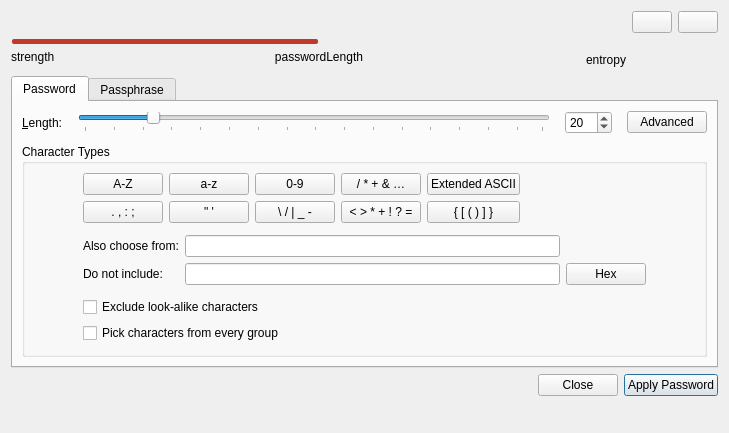
<?xml version="1.0" encoding="UTF-8"?>
<ui version="4.0">
 <class>PasswordGeneratorWidget</class>
 <widget class="QWidget" name="PasswordGeneratorWidget">
  <property name="geometry">
   <rect>
    <x>0</x>
    <y>0</y>
    <width>729</width>
    <height>433</height>
   </rect>
  </property>
  <property name="windowTitle">
   <string>Generate Password</string>
  </property>
  <layout class="QVBoxLayout" name="verticalLayout_2" stretch="0,0,0,0">
   <item>
    <layout class="QGridLayout" name="passwordFieldLayout">
     <item row="2" column="0">
      <layout class="QHBoxLayout" name="passwordStrengthTextLayout">
       <item>
        <widget class="QLabel" name="strengthLabel">
         <property name="minimumSize">
          <size>
           <width>70</width>
           <height>0</height>
          </size>
         </property>
         <property name="maximumSize">
          <size>
           <width>16777215</width>
           <height>30</height>
          </size>
         </property>
         <property name="text">
          <string comment="Password strength">strength</string>
         </property>
         <property name="textFormat">
          <enum>Qt::PlainText</enum>
         </property>
         <property name="alignment">
          <set>Qt::AlignLeading|Qt::AlignLeft|Qt::AlignTop</set>
         </property>
         <property name="margin">
          <number>3</number>
         </property>
        </widget>
       </item>
       <item>
        <spacer name="horizontalSpacer_2">
         <property name="orientation">
          <enum>Qt::Horizontal</enum>
         </property>
         <property name="sizeHint" stdset="0">
          <size>
           <width>40</width>
           <height>20</height>
          </size>
         </property>
        </spacer>
       </item>
       <item>
        <widget class="QLabel" name="passwordLengthLabel">
         <property name="sizePolicy">
          <sizepolicy hsizetype="Preferred" vsizetype="Fixed">
           <horstretch>0</horstretch>
           <verstretch>0</verstretch>
          </sizepolicy>
         </property>
         <property name="minimumSize">
          <size>
           <width>70</width>
           <height>0</height>
          </size>
         </property>
         <property name="maximumSize">
          <size>
           <width>16777215</width>
           <height>30</height>
          </size>
         </property>
         <property name="text">
          <string>passwordLength</string>
         </property>
         <property name="alignment">
          <set>Qt::AlignRight|Qt::AlignTop|Qt::AlignTrailing</set>
         </property>
         <property name="margin">
          <number>3</number>
         </property>
        </widget>
       </item>
       <item>
        <spacer name="horizontalSpacer_6">
         <property name="orientation">
          <enum>Qt::Horizontal</enum>
         </property>
         <property name="sizeHint" stdset="0">
          <size>
           <width>40</width>
           <height>20</height>
          </size>
         </property>
        </spacer>
       </item>
       <item>
        <widget class="QLabel" name="entropyLabel">
         <property name="sizePolicy">
          <sizepolicy hsizetype="Preferred" vsizetype="Fixed">
           <horstretch>0</horstretch>
           <verstretch>0</verstretch>
          </sizepolicy>
         </property>
         <property name="minimumSize">
          <size>
           <width>70</width>
           <height>0</height>
          </size>
         </property>
         <property name="text">
          <string>entropy</string>
         </property>
         <property name="alignment">
          <set>Qt::AlignRight|Qt::AlignTop|Qt::AlignTrailing</set>
         </property>
         <property name="margin">
          <number>3</number>
         </property>
        </widget>
       </item>
      </layout>
     </item>
     <item row="0" column="0">
      <widget class="PasswordWidget" name="editNewPassword" native="true">
       <property name="sizePolicy">
        <sizepolicy hsizetype="Preferred" vsizetype="Preferred">
         <horstretch>0</horstretch>
         <verstretch>0</verstretch>
        </sizepolicy>
       </property>
       <property name="minimumSize">
        <size>
         <width>450</width>
         <height>0</height>
        </size>
       </property>
       <property name="focusPolicy">
        <enum>Qt::StrongFocus</enum>
       </property>
       <property name="accessibleName">
        <string>Generated password</string>
       </property>
      </widget>
     </item>
     <item row="1" column="0">
      <widget class="QProgressBar" name="entropyProgressBar">
       <property name="accessibleName">
        <string>Password entropy</string>
       </property>
       <property name="accessibleDescription">
        <string>Shows the generated password entropy from 0 to 200 bits.</string>
       </property>
       <property name="minimumSize">
        <size>
         <width>50</width>
         <height>5</height>
        </size>
       </property>
       <property name="maximumSize">
        <size>
         <width>16777215</width>
         <height>5</height>
        </size>
       </property>
       <property name="styleSheet">
        <string notr="true">QProgressBar {
	border: none;
	height: 2px;
    font-size: 1px;
	background-color: transparent;
    padding: 0 1px;
}
QProgressBar::chunk {
	background-color: #c0392b;
	border-radius: 2px;
}</string>
       </property>
       <property name="maximum">
        <number>200</number>
       </property>
       <property name="value">
        <number>100</number>
       </property>
       <property name="textVisible">
        <bool>false</bool>
       </property>
       <property name="orientation">
        <enum>Qt::Horizontal</enum>
       </property>
       <property name="invertedAppearance">
        <bool>false</bool>
       </property>
       <property name="textDirection">
        <enum>QProgressBar::TopToBottom</enum>
       </property>
       <property name="format">
        <string>%p%</string>
       </property>
      </widget>
     </item>
     <item row="0" column="1">
      <widget class="QPushButton" name="buttonGenerate">
       <property name="focusPolicy">
        <enum>Qt::TabFocus</enum>
       </property>
                  <property name="accessibleName">
                   <string>Regenerate password</string>
                  </property>
       <property name="accessibleDescription">
        <string>Regenerate password</string>
       </property>
       <property name="shortcut">
        <string notr="true">Ctrl+R</string>
       </property>
      </widget>
     </item>
     <item row="0" column="2">
      <widget class="QPushButton" name="buttonCopy">
       <property name="focusPolicy">
        <enum>Qt::TabFocus</enum>
       </property>
                  <property name="accessibleName">
                   <string>Copy password</string>
                  </property>
       <property name="toolTip">
        <string>Copy password</string>
       </property>
       <property name="accessibleDescription">
        <string>Copy password</string>
       </property>
       <property name="shortcut">
        <string notr="true">Ctrl+C</string>
       </property>
      </widget>
     </item>
    </layout>
   </item>
   <item>
    <widget class="QTabWidget" name="tabWidget">
     <property name="accessibleName">
      <string>Password generation type</string>
     </property>
     <property name="accessibleDescription">
      <string>Choose between password and passphrase generation</string>
     </property>
     <property name="sizePolicy">
      <sizepolicy hsizetype="Expanding" vsizetype="Minimum">
       <horstretch>0</horstretch>
       <verstretch>0</verstretch>
      </sizepolicy>
     </property>
     <property name="tabPosition">
      <enum>QTabWidget::North</enum>
     </property>
     <property name="currentIndex">
      <number>0</number>
     </property>
     <widget class="QWidget" name="passwordWidget">
      <attribute name="title">
       <string>Password</string>
      </attribute>
      <layout class="QGridLayout" name="_2">
       <property name="verticalSpacing">
        <number>10</number>
       </property>
       <item row="0" column="0">
        <layout class="QHBoxLayout" name="passwordLengthSliderLayout">
         <property name="spacing">
          <number>15</number>
         </property>
         <property name="sizeConstraint">
          <enum>QLayout::SetMinimumSize</enum>
         </property>
         <property name="topMargin">
          <number>0</number>
         </property>
         <item>
          <widget class="QLabel" name="labelLength">
           <property name="text">
            <string>&amp;Length:</string>
           </property>
           <property name="buddy">
            <cstring>spinBoxLength</cstring>
           </property>
          </widget>
         </item>
         <item>
          <widget class="QSlider" name="sliderLength">
           <property name="accessibleName">
            <string>Password length</string>
           </property>
           <property name="minimum">
            <number>1</number>
           </property>
           <property name="maximum">
            <number>128</number>
           </property>
           <property name="sliderPosition">
            <number>20</number>
           </property>
           <property name="orientation">
            <enum>Qt::Horizontal</enum>
           </property>
           <property name="tickPosition">
            <enum>QSlider::TicksBelow</enum>
           </property>
           <property name="tickInterval">
            <number>8</number>
           </property>
          </widget>
         </item>
         <item>
          <widget class="QSpinBox" name="spinBoxLength">
           <property name="accessibleName">
            <string>Password length</string>
           </property>
           <property name="minimum">
            <number>1</number>
           </property>
           <property name="maximum">
            <number>999</number>
           </property>
           <property name="value">
            <number>20</number>
           </property>
          </widget>
         </item>
         <item>
          <widget class="QPushButton" name="buttonAdvancedMode">
           <property name="accessibleName">
            <string>Advanced mode</string>
           </property>
           <property name="accessibleDescription">
            <string>Show advanced password generation options</string>
           </property>
           <property name="focusPolicy">
            <enum>Qt::TabFocus</enum>
           </property>
           <property name="toolTip">
            <string>Switch to advanced mode</string>
           </property>
           <property name="text">
            <string>Advanced</string>
           </property>
           <property name="checkable">
            <bool>true</bool>
           </property>
           <attribute name="buttonGroup">
            <string notr="true">optionButtons</string>
           </attribute>
          </widget>
         </item>
        </layout>
       </item>
       <item row="1" column="0">
        <widget class="QGroupBox" name="groupBox">
         <property name="minimumSize">
          <size>
           <width>580</width>
           <height>0</height>
          </size>
         </property>
         <property name="title">
          <string>Character Types</string>
         </property>
         <layout class="QHBoxLayout" name="horizontalLayout">
          <property name="sizeConstraint">
           <enum>QLayout::SetMinimumSize</enum>
          </property>
          <item>
           <spacer name="horizontalSpacer">
            <property name="orientation">
             <enum>Qt::Horizontal</enum>
            </property>
            <property name="sizeHint" stdset="0">
             <size>
              <width>40</width>
              <height>20</height>
             </size>
            </property>
           </spacer>
          </item>
          <item>
           <layout class="QVBoxLayout" name="verticalLayout_4">
            <item>
             <layout class="QGridLayout" name="characterButtons">
              <property name="bottomMargin">
               <number>6</number>
              </property>
              <item row="0" column="3">
               <widget class="QPushButton" name="checkBoxSpecialChars">
                <property name="enabled">
                 <bool>true</bool>
                </property>
                <property name="focusPolicy">
                 <enum>Qt::TabFocus</enum>
                </property>
                <property name="toolTip">
                 <string>Special characters</string>
                </property>
                <property name="accessibleName">
                 <string>Special characters</string>
                </property>
                <property name="text">
                 <string notr="true">/ * + &amp;&amp; …</string>
                </property>
                <property name="checkable">
                 <bool>true</bool>
                </property>
                <attribute name="buttonGroup">
                 <string notr="true">optionButtons</string>
                </attribute>
               </widget>
              </item>
              <item row="1" column="1">
               <widget class="QPushButton" name="checkBoxQuotes">
                <property name="focusPolicy">
                 <enum>Qt::TabFocus</enum>
                </property>
                <property name="toolTip">
                 <string>Quotes</string>
                </property>
                <property name="accessibleName">
                 <string>Quotes</string>
                </property>
                <property name="text">
                 <string notr="true">&quot; '</string>
                </property>
                <property name="checkable">
                 <bool>true</bool>
                </property>
                <attribute name="buttonGroup">
                 <string notr="true">optionButtons</string>
                </attribute>
               </widget>
              </item>
              <item row="1" column="0">
               <widget class="QPushButton" name="checkBoxPunctuation">
                <property name="focusPolicy">
                 <enum>Qt::TabFocus</enum>
                </property>
                <property name="toolTip">
                 <string>Punctuation</string>
                </property>
                <property name="accessibleName">
                 <string>Punctuation</string>
                </property>
                <property name="text">
                 <string notr="true">. , : ;</string>
                </property>
                <property name="checkable">
                 <bool>true</bool>
                </property>
                <attribute name="buttonGroup">
                 <string notr="true">optionButtons</string>
                </attribute>
               </widget>
              </item>
              <item row="1" column="2">
               <widget class="QPushButton" name="checkBoxDashes">
                <property name="focusPolicy">
                 <enum>Qt::TabFocus</enum>
                </property>
                <property name="toolTip">
                 <string>Dashes and Slashes</string>
                </property>
                <property name="accessibleName">
                 <string>Dashes and Slashes</string>
                </property>
                <property name="text">
                 <string notr="true">\ / | _ -</string>
                </property>
                <property name="checkable">
                 <bool>true</bool>
                </property>
                <attribute name="buttonGroup">
                 <string notr="true">optionButtons</string>
                </attribute>
               </widget>
              </item>
              <item row="0" column="0">
               <widget class="QPushButton" name="checkBoxUpper">
                <property name="focusPolicy">
                 <enum>Qt::TabFocus</enum>
                </property>
                <property name="toolTip">
                 <string>Upper-case letters</string>
                </property>
                <property name="accessibleName">
                 <string>Upper-case letters</string>
                </property>
                <property name="text">
                 <string notr="true">A-Z</string>
                </property>
                <property name="checkable">
                 <bool>true</bool>
                </property>
                <attribute name="buttonGroup">
                 <string notr="true">optionButtons</string>
                </attribute>
               </widget>
              </item>
              <item row="0" column="2">
               <widget class="QPushButton" name="checkBoxNumbers">
                <property name="focusPolicy">
                 <enum>Qt::TabFocus</enum>
                </property>
                <property name="toolTip">
                 <string>Numbers</string>
                </property>
                <property name="accessibleName">
                 <string>Numbers</string>
                </property>
                <property name="text">
                 <string notr="true">0-9</string>
                </property>
                <property name="checkable">
                 <bool>true</bool>
                </property>
                <attribute name="buttonGroup">
                 <string notr="true">optionButtons</string>
                </attribute>
               </widget>
              </item>
              <item row="0" column="1">
               <widget class="QPushButton" name="checkBoxLower">
                <property name="focusPolicy">
                 <enum>Qt::TabFocus</enum>
                </property>
                <property name="toolTip">
                 <string>Lower-case letters</string>
                </property>
                <property name="accessibleName">
                 <string>Lower-case letters</string>
                </property>
                <property name="text">
                 <string notr="true">a-z</string>
                </property>
                <property name="checkable">
                 <bool>true</bool>
                </property>
                <attribute name="buttonGroup">
                 <string notr="true">optionButtons</string>
                </attribute>
               </widget>
              </item>
              <item row="1" column="3">
               <widget class="QPushButton" name="checkBoxMath">
                <property name="focusPolicy">
                 <enum>Qt::TabFocus</enum>
                </property>
                <property name="toolTip">
                 <string>Math Symbols</string>
                </property>
                <property name="accessibleName">
                 <string>Math Symbols</string>
                </property>
                <property name="text">
                 <string notr="true">&lt; &gt; * + ! ? =</string>
                </property>
                <property name="checkable">
                 <bool>true</bool>
                </property>
                <attribute name="buttonGroup">
                 <string notr="true">optionButtons</string>
                </attribute>
               </widget>
              </item>
              <item row="0" column="4">
               <widget class="QPushButton" name="checkBoxExtASCII">
                <property name="focusPolicy">
                 <enum>Qt::TabFocus</enum>
                </property>
                <property name="toolTip">
                 <string>Extended ASCII</string>
                </property>
                <property name="accessibleName">
                 <string>Extended ASCII</string>
                </property>
                <property name="text">
                 <string>Extended ASCII</string>
                </property>
                <property name="checkable">
                 <bool>true</bool>
                </property>
                <attribute name="buttonGroup">
                 <string notr="true">optionButtons</string>
                </attribute>
               </widget>
              </item>
              <item row="1" column="4">
               <widget class="QPushButton" name="checkBoxBraces">
                <property name="focusPolicy">
                 <enum>Qt::TabFocus</enum>
                </property>
                <property name="toolTip">
                 <string>Braces</string>
                </property>
                <property name="accessibleName">
                 <string>Braces</string>
                </property>
                <property name="text">
                 <string notr="true">{ [ ( ) ] }</string>
                </property>
                <property name="checkable">
                 <bool>true</bool>
                </property>
                <attribute name="buttonGroup">
                 <string notr="true">optionButtons</string>
                </attribute>
               </widget>
              </item>
              <item row="0" column="5">
               <spacer name="horizontalSpacer_3">
                <property name="orientation">
                 <enum>Qt::Horizontal</enum>
                </property>
                <property name="sizeHint" stdset="0">
                 <size>
                  <width>40</width>
                  <height>20</height>
                 </size>
                </property>
               </spacer>
              </item>
             </layout>
            </item>
            <item>
             <widget class="QWidget" name="advancedContainer" native="true">
              <layout class="QVBoxLayout" name="verticalLayout_3">
               <property name="leftMargin">
                <number>0</number>
               </property>
               <property name="topMargin">
                <number>0</number>
               </property>
               <property name="rightMargin">
                <number>0</number>
               </property>
               <property name="bottomMargin">
                <number>0</number>
               </property>
               <item>
                <layout class="QGridLayout" name="gridLayout">
                 <property name="bottomMargin">
                  <number>6</number>
                 </property>
                 <item row="1" column="0">
                  <widget class="QLabel" name="labelExcludedChars">
                   <property name="text">
                    <string>Do not include:</string>
                   </property>
                  </widget>
                 </item>
                 <item row="0" column="1">
                  <widget class="QLineEdit" name="editAdditionalChars">
                   <property name="sizePolicy">
                    <sizepolicy hsizetype="Minimum" vsizetype="Fixed">
                     <horstretch>0</horstretch>
                     <verstretch>0</verstretch>
                    </sizepolicy>
                   </property>
                   <property name="minimumSize">
                    <size>
                     <width>375</width>
                     <height>0</height>
                    </size>
                   </property>
                   <property name="toolTip">
                    <string>Additional characters to use for the generated password</string>
                   </property>
                   <property name="accessibleName">
                    <string>Additional characters</string>
                   </property>
                   <property name="clearButtonEnabled">
                    <bool>true</bool>
                   </property>
                  </widget>
                 </item>
                 <item row="1" column="2">
                  <widget class="QPushButton" name="buttonAddHex">
                   <property name="focusPolicy">
                    <enum>Qt::TabFocus</enum>
                   </property>
                   <property name="toolTip">
                    <string>Add non-hex letters to &quot;do not include&quot; list</string>
                   </property>
                   <property name="accessibleName">
                    <string>Add non-hex letters to excluded characters</string>
                   </property>
                   <property name="text">
                    <string>Hex</string>
                   </property>
                  </widget>
                 </item>
                 <item row="1" column="1">
                  <widget class="QLineEdit" name="editExcludedChars">
                   <property name="sizePolicy">
                    <sizepolicy hsizetype="MinimumExpanding" vsizetype="Fixed">
                     <horstretch>0</horstretch>
                     <verstretch>0</verstretch>
                    </sizepolicy>
                   </property>
                   <property name="minimumSize">
                    <size>
                     <width>375</width>
                     <height>0</height>
                    </size>
                   </property>
                   <property name="toolTip">
                    <string>Character set to exclude from generated password</string>
                   </property>
                   <property name="accessibleName">
                    <string>Excluded characters</string>
                   </property>
                   <property name="clearButtonEnabled">
                    <bool>true</bool>
                   </property>
                  </widget>
                 </item>
                 <item row="0" column="0">
                  <widget class="QLabel" name="label">
                   <property name="text">
                    <string>Also choose from:</string>
                   </property>
                  </widget>
                 </item>
                </layout>
               </item>
               <item>
                <widget class="QCheckBox" name="checkBoxExcludeAlike">
                 <property name="accessibleName">
                  <string>Exclude look-alike characters</string>
                 </property>
                 <property name="toolTip">
                  <string>Excluded characters: &quot;0&quot;, &quot;1&quot;, &quot;l&quot;, &quot;I&quot;, &quot;O&quot;, &quot;|&quot;, &quot;﹒&quot;, &quot;B&quot;, &quot;8&quot;, &quot;G&quot;, &quot;6&quot;</string>
                 </property>
                 <property name="accessibleDescription">
                  <string>Excluded characters: &quot;0&quot;, &quot;1&quot;, &quot;l&quot;, &quot;I&quot;, &quot;O&quot;, &quot;|&quot;, &quot;﹒&quot;, &quot;B&quot;, &quot;8&quot;, &quot;G&quot;, &quot;6&quot;</string>
                 </property>
                 <property name="text">
                  <string>Exclude look-alike characters</string>
                 </property>
                 <attribute name="buttonGroup">
                  <string notr="true">optionButtons</string>
                 </attribute>
                </widget>
               </item>
               <item>
                <widget class="QCheckBox" name="checkBoxEnsureEvery">
                 <property name="accessibleName">
                  <string>Pick characters from every group</string>
                 </property>
                 <property name="text">
                  <string>Pick characters from every group</string>
                 </property>
                 <attribute name="buttonGroup">
                  <string notr="true">optionButtons</string>
                 </attribute>
                </widget>
               </item>
              </layout>
             </widget>
            </item>
           </layout>
          </item>
          <item>
           <spacer name="horizontalSpacer_8">
            <property name="orientation">
             <enum>Qt::Horizontal</enum>
            </property>
            <property name="sizeHint" stdset="0">
             <size>
              <width>40</width>
              <height>20</height>
             </size>
            </property>
           </spacer>
          </item>
         </layout>
        </widget>
       </item>
      </layout>
     </widget>
     <widget class="QWidget" name="dicewareWidget">
      <attribute name="title">
       <string>Passphrase</string>
      </attribute>
      <layout class="QGridLayout" name="gridLayout_2">
       <item row="0" column="0">
        <layout class="QGridLayout" name="gridLayout_3">
         <item row="1" column="1" alignment="Qt::AlignRight">
          <widget class="QLabel" name="labelWordList">
           <property name="sizePolicy">
            <sizepolicy hsizetype="Minimum" vsizetype="Preferred">
             <horstretch>0</horstretch>
             <verstretch>0</verstretch>
            </sizepolicy>
           </property>
           <property name="text">
            <string>Wordlist:</string>
           </property>
          </widget>
         </item>
         <item row="3" column="2">
          <layout class="QHBoxLayout" name="horizontalLayout_9">
           <item>
            <widget class="QLineEdit" name="editWordSeparator">
             <property name="accessibleName">
              <string>Word separator</string>
             </property>
             <property name="sizePolicy">
              <sizepolicy hsizetype="Minimum" vsizetype="Fixed">
               <horstretch>0</horstretch>
               <verstretch>0</verstretch>
              </sizepolicy>
             </property>
             <property name="minimumSize">
              <size>
               <width>20</width>
               <height>0</height>
              </size>
             </property>
             <property name="text">
              <string/>
             </property>
            </widget>
           </item>
           <item>
            <spacer name="horizontalSpacer_7">
             <property name="orientation">
              <enum>Qt::Horizontal</enum>
             </property>
             <property name="sizeHint" stdset="0">
              <size>
               <width>40</width>
               <height>20</height>
              </size>
             </property>
            </spacer>
           </item>
          </layout>
         </item>
         <item row="2" column="1" alignment="Qt::AlignRight">
          <widget class="QLabel" name="labelWordCount">
           <property name="text">
            <string>Word Count:</string>
           </property>
           <property name="buddy">
            <cstring>spinBoxWordCount</cstring>
           </property>
          </widget>
         </item>
         <item row="4" column="1" alignment="Qt::AlignRight">
          <widget class="QLabel" name="wordCaseLabel">
           <property name="text">
            <string>Word Case:</string>
           </property>
           <property name="buddy">
            <cstring>wordCaseComboBox</cstring>
           </property>
          </widget>
         </item>
         <item row="1" column="2">
          <layout class="QHBoxLayout" name="horizontalLayout_10">
           <item>
            <widget class="QComboBox" name="comboBoxWordList">
             <property name="accessibleName">
              <string>Wordlist</string>
             </property>
             <property name="sizePolicy">
              <sizepolicy hsizetype="Expanding" vsizetype="Fixed">
               <horstretch>0</horstretch>
               <verstretch>0</verstretch>
              </sizepolicy>
             </property>
            </widget>
           </item>
           <item>
            <widget class="QPushButton" name="buttonDeleteWordList">
             <property name="focusPolicy">
              <enum>Qt::TabFocus</enum>
             </property>
                  <property name="accessibleName">
                   <string>Delete selected wordlist</string>
                  </property>
             <property name="toolTip">
              <string>Delete selected wordlist</string>
             </property>
             <property name="accessibleDescription">
              <string>Delete selected wordlist</string>
             </property>
            </widget>
           </item>
           <item>
            <widget class="QPushButton" name="buttonAddWordList">
             <property name="focusPolicy">
              <enum>Qt::TabFocus</enum>
             </property>
                  <property name="accessibleName">
                   <string>Add custom wordlist</string>
                  </property>
             <property name="toolTip">
              <string>Add custom wordlist</string>
             </property>
             <property name="accessibleDescription">
              <string>Add custom wordlist</string>
             </property>
            </widget>
           </item>
          </layout>
         </item>
         <item row="2" column="2">
          <layout class="QHBoxLayout" name="horizontalLayout_3">
           <property name="sizeConstraint">
            <enum>QLayout::SetMinimumSize</enum>
           </property>
           <item>
            <widget class="QSlider" name="sliderWordCount">
             <property name="accessibleName">
              <string>Word count</string>
             </property>
             <property name="minimum">
              <number>1</number>
             </property>
             <property name="maximum">
              <number>40</number>
             </property>
             <property name="value">
              <number>6</number>
             </property>
             <property name="sliderPosition">
              <number>6</number>
             </property>
             <property name="orientation">
              <enum>Qt::Horizontal</enum>
             </property>
             <property name="tickPosition">
              <enum>QSlider::TicksBelow</enum>
             </property>
             <property name="tickInterval">
              <number>8</number>
             </property>
            </widget>
           </item>
           <item>
            <widget class="QSpinBox" name="spinBoxWordCount">
             <property name="accessibleName">
              <string>Word count</string>
             </property>
             <property name="minimum">
              <number>1</number>
             </property>
             <property name="maximum">
              <number>100</number>
             </property>
             <property name="value">
              <number>6</number>
             </property>
            </widget>
           </item>
          </layout>
         </item>
         <item row="4" column="2">
          <layout class="QHBoxLayout" name="horizontalLayout_6">
           <item>
            <widget class="QComboBox" name="wordCaseComboBox">
            <property name="accessibleName">
             <string>Word case</string>
            </property>
           </widget>
           </item>
           <item>
            <spacer name="horizontalSpacer_4">
             <property name="orientation">
              <enum>Qt::Horizontal</enum>
             </property>
             <property name="sizeHint" stdset="0">
              <size>
               <width>40</width>
               <height>20</height>
              </size>
             </property>
            </spacer>
           </item>
          </layout>
         </item>
         <item row="3" column="1" alignment="Qt::AlignRight">
          <widget class="QLabel" name="labelWordSeparator">
           <property name="text">
            <string>Word Separator:</string>
           </property>
           <property name="buddy">
            <cstring>editWordSeparator</cstring>
           </property>
          </widget>
         </item>
         <item row="0" column="2">
          <widget class="QLabel" name="labelWordListWarning">
           <property name="font">
            <font>
             <weight>75</weight>
             <bold>true</bold>
            </font>
           </property>
           <property name="text">
            <string>Warning: the chosen wordlist is smaller than the minimum recommended size!</string>
           </property>
          </widget>
         </item>
        </layout>
       </item>
       <item row="1" column="0">
        <spacer name="verticalSpacer_3">
         <property name="orientation">
          <enum>Qt::Vertical</enum>
         </property>
         <property name="sizeHint" stdset="0">
          <size>
           <width>20</width>
           <height>40</height>
          </size>
         </property>
        </spacer>
       </item>
      </layout>
     </widget>
    </widget>
   </item>
   <item>
    <layout class="QHBoxLayout" name="horizontalLayout_4">
     <property name="leftMargin">
      <number>0</number>
     </property>
     <property name="topMargin">
      <number>0</number>
     </property>
     <item>
      <spacer name="horizontalSpacer_5">
       <property name="orientation">
        <enum>Qt::Horizontal</enum>
       </property>
       <property name="sizeHint" stdset="0">
        <size>
         <width>40</width>
         <height>20</height>
        </size>
       </property>
      </spacer>
     </item>
     <item>
      <widget class="QPushButton" name="buttonClose">
       <property name="accessibleName">
        <string>Close</string>
       </property>
       <property name="text">
        <string>Close</string>
       </property>
       <property name="shortcut">
        <string>Esc</string>
       </property>
      </widget>
     </item>
     <item>
      <widget class="QPushButton" name="buttonApply">
       <property name="accessibleName">
        <string>Apply password</string>
       </property>
       <property name="text">
        <string>Apply Password</string>
       </property>
       <property name="default">
        <bool>true</bool>
       </property>
      </widget>
     </item>
    </layout>
   </item>
   <item>
    <spacer name="verticalSpacer">
     <property name="orientation">
      <enum>Qt::Vertical</enum>
     </property>
     <property name="sizeType">
      <enum>QSizePolicy::Expanding</enum>
     </property>
     <property name="sizeHint" stdset="0">
      <size>
       <width>0</width>
       <height>0</height>
      </size>
     </property>
    </spacer>
   </item>
  </layout>
 </widget>
 <customwidgets>
  <customwidget>
   <class>PasswordWidget</class>
   <extends>QWidget</extends>
   <header>gui/PasswordWidget.h</header>
   <container>1</container>
  </customwidget>
 </customwidgets>
 <tabstops>
  <tabstop>editNewPassword</tabstop>
  <tabstop>buttonGenerate</tabstop>
  <tabstop>buttonCopy</tabstop>
  <tabstop>tabWidget</tabstop>
  <tabstop>sliderLength</tabstop>
  <tabstop>spinBoxLength</tabstop>
  <tabstop>buttonAdvancedMode</tabstop>
  <tabstop>checkBoxUpper</tabstop>
  <tabstop>checkBoxLower</tabstop>
  <tabstop>checkBoxNumbers</tabstop>
  <tabstop>checkBoxSpecialChars</tabstop>
  <tabstop>checkBoxExtASCII</tabstop>
  <tabstop>checkBoxPunctuation</tabstop>
  <tabstop>checkBoxQuotes</tabstop>
  <tabstop>checkBoxDashes</tabstop>
  <tabstop>checkBoxMath</tabstop>
  <tabstop>checkBoxBraces</tabstop>
  <tabstop>editAdditionalChars</tabstop>
  <tabstop>editExcludedChars</tabstop>
  <tabstop>buttonAddHex</tabstop>
  <tabstop>checkBoxExcludeAlike</tabstop>
  <tabstop>checkBoxEnsureEvery</tabstop>
  <tabstop>comboBoxWordList</tabstop>
  <tabstop>buttonDeleteWordList</tabstop>
  <tabstop>buttonAddWordList</tabstop>
  <tabstop>sliderWordCount</tabstop>
  <tabstop>spinBoxWordCount</tabstop>
  <tabstop>editWordSeparator</tabstop>
  <tabstop>wordCaseComboBox</tabstop>
  <tabstop>buttonClose</tabstop>
  <tabstop>buttonApply</tabstop>
 </tabstops>
 <resources/>
 <connections/>
 <buttongroups>
  <buttongroup name="optionButtons">
   <property name="exclusive">
    <bool>false</bool>
   </property>
  </buttongroup>
 </buttongroups>
</ui>
